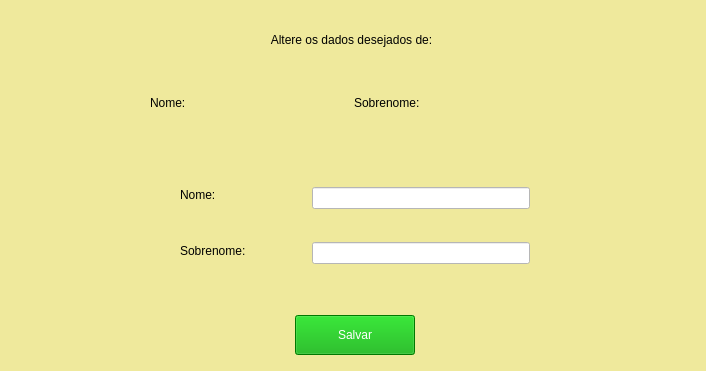
<?xml version="1.0" encoding="UTF-8"?>
<ui version="4.0">
 <class>EditarPessoa</class>
 <widget class="QWidget" name="EditarPessoa">
  <property name="geometry">
   <rect>
    <x>0</x>
    <y>0</y>
    <width>706</width>
    <height>371</height>
   </rect>
  </property>
  <property name="minimumSize">
   <size>
    <width>706</width>
    <height>371</height>
   </size>
  </property>
  <property name="maximumSize">
   <size>
    <width>706</width>
    <height>371</height>
   </size>
  </property>
  <property name="windowTitle">
   <string>Editar </string>
  </property>
  <property name="styleSheet">
   <string notr="true">background-color: rgb(239, 233, 156);</string>
  </property>
  <widget class="QLabel" name="lblEditar">
   <property name="geometry">
    <rect>
     <x>6</x>
     <y>9</y>
     <width>691</width>
     <height>61</height>
    </rect>
   </property>
   <property name="styleSheet">
    <string notr="true">font: 75 14pt &quot;MS Shell Dlg 2&quot;;</string>
   </property>
   <property name="text">
    <string>Altere os dados desejados de:</string>
   </property>
   <property name="alignment">
    <set>Qt::AlignCenter</set>
   </property>
  </widget>
  <widget class="QWidget" name="horizontalLayoutWidget">
   <property name="geometry">
    <rect>
     <x>0</x>
     <y>310</y>
     <width>711</width>
     <height>51</height>
    </rect>
   </property>
   <layout class="QHBoxLayout" name="horizontalLayout">
    <item>
     <widget class="QPushButton" name="btnSalvarAlteracao">
      <property name="minimumSize">
       <size>
        <width>120</width>
        <height>40</height>
       </size>
      </property>
      <property name="maximumSize">
       <size>
        <width>120</width>
        <height>40</height>
       </size>
      </property>
      <property name="styleSheet">
       <string notr="true">background-color: rgb(0, 170, 0);
font: 75 10pt &quot;MS Shell Dlg 2&quot;;
color: rgb(255, 255, 255);</string>
      </property>
      <property name="text">
       <string>Salvar</string>
      </property>
     </widget>
    </item>
   </layout>
  </widget>
  <widget class="QWidget" name="horizontalLayoutWidget_2">
   <property name="geometry">
    <rect>
     <x>0</x>
     <y>160</y>
     <width>710</width>
     <height>131</height>
    </rect>
   </property>
   <layout class="QHBoxLayout" name="horizontalLayout_2">
    <property name="leftMargin">
     <number>150</number>
    </property>
    <property name="rightMargin">
     <number>150</number>
    </property>
    <item>
     <layout class="QVBoxLayout" name="verticalLayout_6">
      <property name="leftMargin">
       <number>30</number>
      </property>
      <property name="topMargin">
       <number>10</number>
      </property>
      <property name="rightMargin">
       <number>30</number>
      </property>
      <property name="bottomMargin">
       <number>15</number>
      </property>
      <item>
       <widget class="QLabel" name="lblNome">
        <property name="styleSheet">
         <string notr="true">font: 75 10pt &quot;MS Shell Dlg 2&quot;;</string>
        </property>
        <property name="text">
         <string>Nome:</string>
        </property>
       </widget>
      </item>
      <item>
       <widget class="QLabel" name="lblSobrenome">
        <property name="styleSheet">
         <string notr="true">font: 75 10pt &quot;MS Shell Dlg 2&quot;;</string>
        </property>
        <property name="text">
         <string>Sobrenome:</string>
        </property>
       </widget>
      </item>
     </layout>
    </item>
    <item>
     <layout class="QVBoxLayout" name="verticalLayout_5">
      <property name="leftMargin">
       <number>30</number>
      </property>
      <property name="rightMargin">
       <number>30</number>
      </property>
      <property name="bottomMargin">
       <number>0</number>
      </property>
      <item>
       <widget class="QLineEdit" name="lineEditNome">
        <property name="styleSheet">
         <string notr="true">background-color: rgb(255, 255, 255);</string>
        </property>
       </widget>
      </item>
      <item>
       <widget class="QLineEdit" name="lineEditSobrenome">
        <property name="styleSheet">
         <string notr="true">background-color: rgb(255, 255, 255);</string>
        </property>
       </widget>
      </item>
     </layout>
    </item>
   </layout>
  </widget>
  <widget class="QWidget" name="horizontalLayoutWidget_3">
   <property name="geometry">
    <rect>
     <x>0</x>
     <y>70</y>
     <width>701</width>
     <height>65</height>
    </rect>
   </property>
   <layout class="QHBoxLayout" name="horizontalLayout_4">
    <property name="leftMargin">
     <number>150</number>
    </property>
    <property name="rightMargin">
     <number>150</number>
    </property>
    <item>
     <widget class="QLabel" name="lblNome_3">
      <property name="styleSheet">
       <string notr="true">font: 75 10pt &quot;MS Shell Dlg 2&quot;;</string>
      </property>
      <property name="text">
       <string>Nome:</string>
      </property>
     </widget>
    </item>
    <item>
     <widget class="QLabel" name="lblNome_disabled">
      <property name="styleSheet">
       <string notr="true">font: 75 10pt &quot;MS Shell Dlg 2&quot;;</string>
      </property>
      <property name="text">
       <string/>
      </property>
     </widget>
    </item>
    <item>
     <widget class="QLabel" name="lblSobrenome_3">
      <property name="styleSheet">
       <string notr="true">font: 75 10pt &quot;MS Shell Dlg 2&quot;;</string>
      </property>
      <property name="text">
       <string>Sobrenome:</string>
      </property>
     </widget>
    </item>
    <item>
     <widget class="QLabel" name="lblSobrenome_disabled">
      <property name="styleSheet">
       <string notr="true">font: 75 10pt &quot;MS Shell Dlg 2&quot;;</string>
      </property>
      <property name="text">
       <string/>
      </property>
     </widget>
    </item>
   </layout>
  </widget>
 </widget>
 <resources/>
 <connections/>
</ui>
